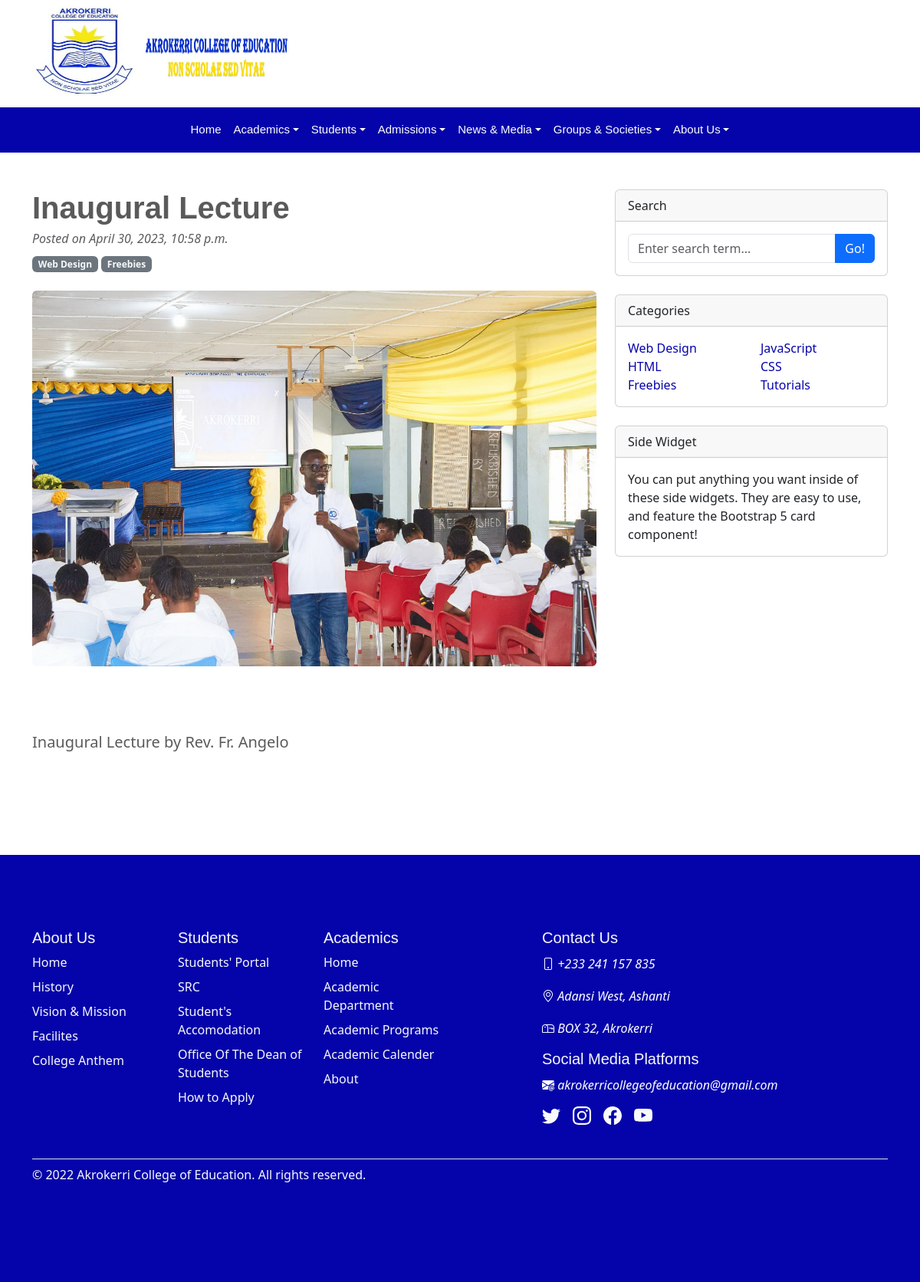
The page /main/pdesk/1 on the database its author committed.
### main/models.py (models this page shows, shortened)
class Principal_Desk(models.Model):
    image = models.ImageField(upload_to='media/announcement', null=True, blank=True)
    header = models.CharField(max_length=100, null=True, blank=True)
    detail = HTMLField(null=True, blank=True)
    Front = models.BooleanField(default=False)
    created_on = models.DateTimeField(default=timezone.now)

### main/views.py (the view)
def detailedPrincipal(request, principal_id, *args, **kwargs):
    detailprincipaldesk = Principal_Desk.objects.get(id=principal_id)
    context ={
        "detailprincipaldesk":detailprincipaldesk
    }
    return render(request,'desk/principal.html',context)

### main/templates/desk/principal.html
{% extends 'base.html' %}
{% load static %}
{% block content %}
<header>
    <div class="container " >
        <header class="d-flex flex-wrap justify-content-center py-2 mb-1 me-md-auto ">
          <a href="/" class="d-flex align-items-center mb-3 mb-md-0 me-md-auto text-dark text-decoration-none">
           <img src="{% static 'ace3.jpg' %}" width="140" height="120">
           <span><img src="{% static 'akr3.jpg' %}" width="200" height="70" ></span>
          </a>
        </header>
      </div>
        {% include "home/navbar.html" %}
 <div class="container mt-5">
    <div class="row">
        <div class="col-lg-8">
            <article>
                <header class="mb-4">
                    <h1 class="fw-bolder mb-1">{{detailprincipaldesk.header}}</h1>
                    <div class="text-muted fst-italic mb-2">Posted on {{detailprincipaldesk.created_on}}</div>
                    <a class="badge bg-secondary text-decoration-none link-light" href="#!">Web Design</a>
                    <a class="badge bg-secondary text-decoration-none link-light" href="#!">Freebies</a>
                </header>
                {% if detailprincipaldesk.image %}
                <figure class="mb-4"><img class="img-fluid rounded" src="{{detailprincipaldesk.image.url}}" /></figure>
                {% endif%}
                <section class="mb-5">
                    <p class="fs-5 mb-4">{{detailprincipaldesk.detail|safe}}</p>
            </article>
        </div>
        <div class="col-lg-4">
            <div class="card mb-4">
                <div class="card-header">Search</div>
                <div class="card-body">
                    <div class="input-group">
                        <input class="form-control" type="text" placeholder="Enter search term..." aria-label="Enter search term..." aria-describedby="button-search" />
                        <button class="btn btn-primary" id="button-search" type="button">Go!</button>
                    </div>
                </div>
            </div>
            <div class="card mb-4">
                <div class="card-header">Categories</div>
                <div class="card-body">
                    <div class="row">
                        <div class="col-sm-6">
                            <ul class="list-unstyled mb-0">
                                <li><a href="#!">Web Design</a></li>
                                <li><a href="#!">HTML</a></li>
                                <li><a href="#!">Freebies</a></li>
                            </ul>
                        </div>
                        <div class="col-sm-6">
                            <ul class="list-unstyled mb-0">
                                <li><a href="#!">JavaScript</a></li>
                                <li><a href="#!">CSS</a></li>
                                <li><a href="#!">Tutorials</a></li>
                            </ul>
                        </div>
                    </div>
                </div>
            </div>
            <div class="card mb-4">
                <div class="card-header">Side Widget</div>
                <div class="card-body">You can put anything you want inside of these side widgets. They are easy to use, and feature the Bootstrap 5 card component!</div>
            </div>
        </div>
    </div>
</div>
{% endblock content %}

### main/static/desk.css (style rules this page uses)
section { padding: 60px 0; overflow: hidden; }

### main/templates/home/head.html (style rules this page uses)
body { padding-top: 0rem; padding-bottom: 0rem; color: #5a5a5a; }
a { color: #0504aa;; text-decoration: none; }
h1, h2, h3, h4, h5, h6 { font-family: "Raleway", sans-serif; }

### rows shown on the page
Principal_Desk: header "Inaugural Lecture", created_on "April 30, 2023, 10:58 p.m.", image (picture), detail "Inaugural Lecture by Rev. Fr. Angelo"
